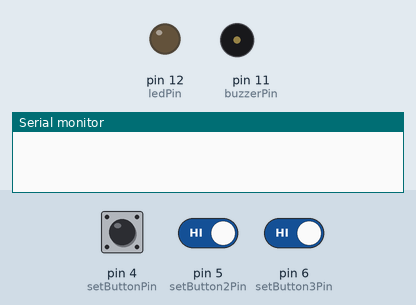
Simulated run of this sketch. Board: Arduino Uno, built with avr-gcc and run on an emulated ATmega328P. Parts: output pins drawn as LEDs (lit = HIGH), buzzer (waves = sounding), the last lines printed to the serial monitor. The test bench sets the inputs (shaded band); at power-on: pin 4 (setButtonPin) HIGH, pin 5 (setButton2Pin) HIGH, pin 6 (setButton3Pin) HIGH.

Above: at 1.2 s.
1.3 s: pin 4 (setButtonPin) pulled LOW for 0.15 s
At 2.1 s:
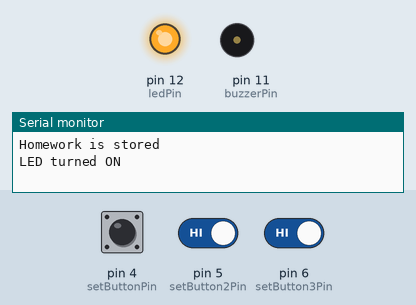
At 7.1 s:
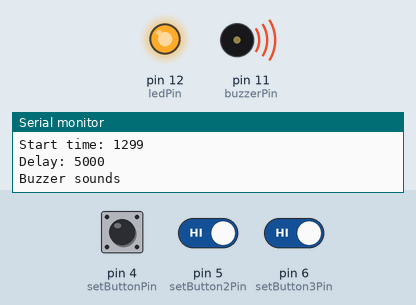
7.4 s: pin 5 (setButton2Pin) driven LOW and pin 6 (setButton3Pin) driven LOW
10.4 s: pin 5 (setButton2Pin) driven HIGH
Timing chart, 0 to 18.9 s (numbered marks = the images above; inputs shaded):
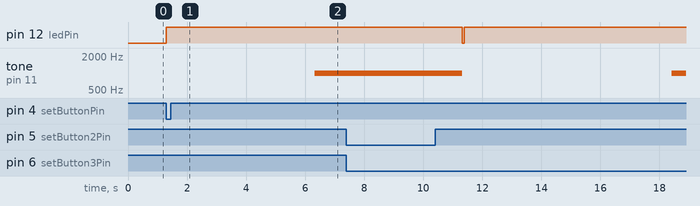

Measured:
- after the input at 1.3 s, pin 12 (ledPin): LOW → HIGH at once; tone on pin 11 (buzzerPin): silent → 1000 Hz after 5.0 s

The sketch:

3_reminders_task_6.ino
```cpp
const int setButtonPin = 4;
const int setButton2Pin = 5;
const int setButton3Pin = 6;
const int ledPin = 12;
const int buzzerPin = 11;


int reminderState = 0;

unsigned long phaseStartTime = 0;
unsigned long reminderDuration = 0;
unsigned long lastPrintTime = 0;

String reminderMessage = "";

void printReminderInfo() {
  Serial.println("REMINDER INFORMATION");
  Serial.println();

  if (reminderState != 0) {
    Serial.println("Active: true");
    Serial.print("Message: ");
    Serial.println(reminderMessage);
    Serial.print("Start time: ");
    Serial.println(phaseStartTime);
    Serial.print("Delay: ");
    Serial.println(reminderDuration);
  } else {
    Serial.println("Active: false");
  }

  Serial.println();
}

void setup() {
  pinMode(setButtonPin, INPUT_PULLUP);
  pinMode(setButton2Pin, INPUT_PULLUP);
  pinMode(setButton3Pin, INPUT_PULLUP);
  pinMode(ledPin, OUTPUT);
  pinMode(buzzerPin, OUTPUT);
  Serial.begin(9600);
  digitalWrite(buzzerPin, LOW);
  digitalWrite(ledPin, LOW);
}

void loop() {
  unsigned long currentMillis = millis();
  bool setPressed = (digitalRead(setButtonPin) == LOW);
  bool set2Pressed = (digitalRead(setButton2Pin) == LOW);
  bool set3Pressed = (digitalRead(setButton3Pin) == LOW);

  if (setPressed && reminderState == 0) {
    reminderMessage = "Homework";
    reminderDuration = 5000;
    reminderState = 1;
    phaseStartTime = currentMillis;
    lastPrintTime = currentMillis;

    digitalWrite(ledPin, HIGH);

    Serial.println("Homework is stored");
    Serial.println("LED turned ON");
    Serial.println();
  }

  if (set2Pressed && reminderState == 0) {
    reminderMessage = "Meeting";
    reminderDuration = 10000;
    reminderState = 1;
    phaseStartTime = currentMillis;
    lastPrintTime = currentMillis;

    digitalWrite(ledPin, HIGH);

    Serial.println("Meeting is stored");
    Serial.println("LED turned ON");
    Serial.println();
  }

  if (set3Pressed && reminderState == 0) {
    reminderMessage = "Lunch";
    reminderDuration = 7000;
    reminderState = 1;
    phaseStartTime = currentMillis;
    lastPrintTime = currentMillis;

    digitalWrite(ledPin, HIGH);

    Serial.println("Reminder created");
    Serial.println();
    Serial.print("Message: ");
    Serial.println(reminderMessage);
    Serial.print("Time: ");
    Serial.println(reminderDuration);
    Serial.println();
  }

  if (reminderState != 0 && (currentMillis - lastPrintTime >= 1000)) {
    lastPrintTime = currentMillis;
    printReminderInfo();
  }

  if (reminderState == 1 && (currentMillis - phaseStartTime >= reminderDuration)) {
    tone(buzzerPin, 1000);
    Serial.println("Buzzer sounds");

    reminderState = 2;
    phaseStartTime = currentMillis;
  }


  if (reminderState == 2 && (currentMillis - phaseStartTime >= reminderDuration)) {
    noTone(buzzerPin);
    digitalWrite(ledPin, LOW);

    Serial.print("reminder: ");
    Serial.println(reminderMessage);
    Serial.println();

    reminderState = 0;

    printReminderInfo();
  }
}
```
